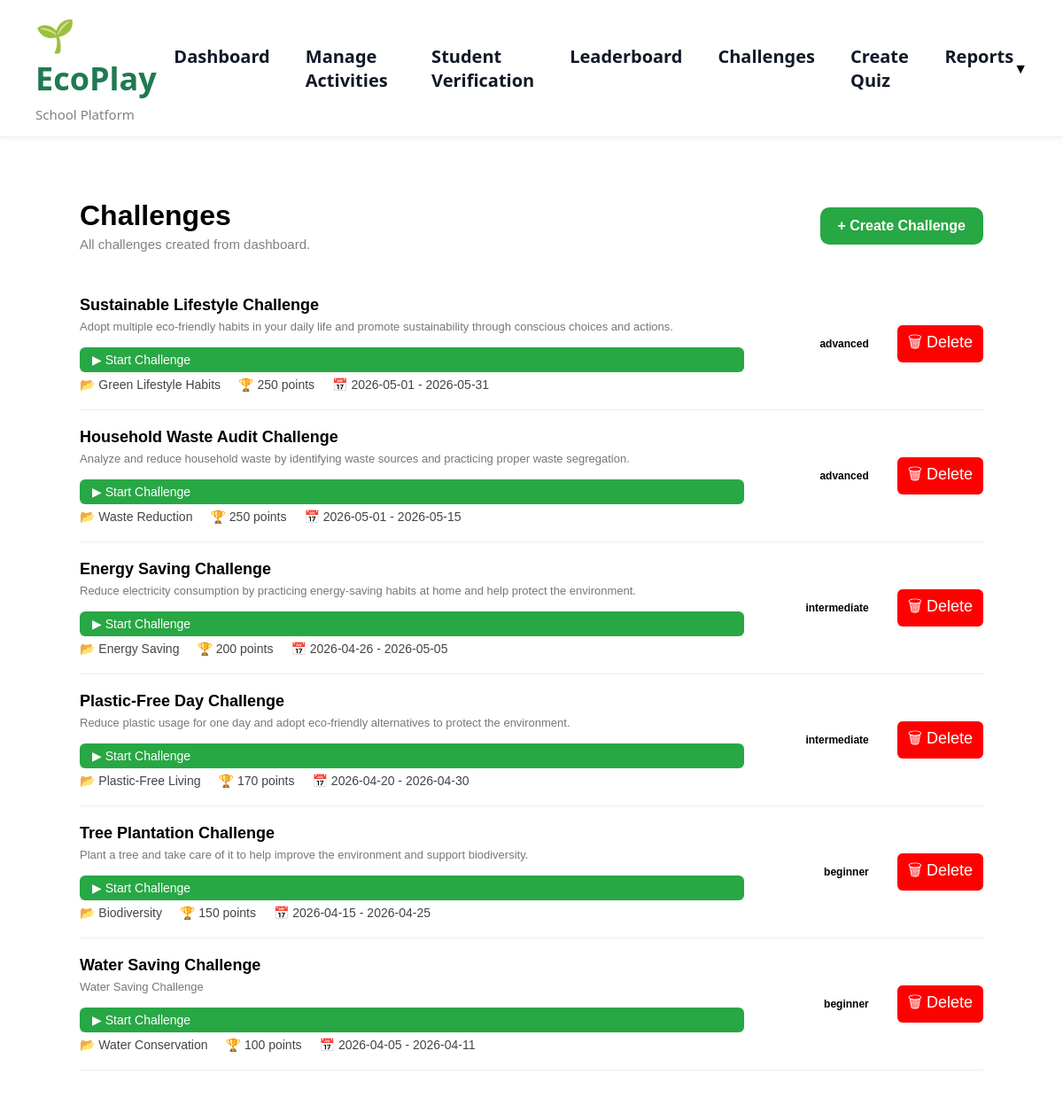
/challenges, run on the app's committed database.
### tables this page shows
CREATE TABLE challenges(
    id INTEGER PRIMARY KEY AUTOINCREMENT,
    title TEXT,
    description TEXT,
    category TEXT,
    points INTEGER,
    time_limit INTEGER,
    difficulty TEXT,
    start_date TEXT,
    end_date TEXT,
    status TEXT DEFAULT 'active'
);

### app.py (the view)
@app.route("/challenges")
def challenges():
    conn = sqlite3.connect("database.db")
    conn.row_factory = sqlite3.Row
    cursor = conn.cursor()
    cursor.execute("SELECT * FROM challenges ORDER BY id DESC")
    challenges = cursor.fetchall()
    conn.close()
    return render_template("challenges.html", challenges=challenges)

### templates/challenges.html
{% extends "base.html" %}
{% block content %}
<link rel="stylesheet" href="{{ url_for('static', filename='manage_activities.css') }}">
<div class="activity-page">
    <div class="page-header">
        <div>
            <h1>Challenges</h1>
            <p class="subtitle">
                All challenges created from dashboard.
            </p>
        </div>
        <a href="/create-challenge" class="create-btn">
            + Create Challenge
        </a>
    </div>
    {% if challenges %}
        {% for c in challenges %}
        <div class="activity-card">
            <div class="card-top">
                <div class="card-left">
                    <h3>{{ c['title'] }}</h3>
                    <p class="description">
                        {{ c['description'] }}
                    </p>
<a href="/start_challenge/{{ c['id'] }}"
   style="
        display:inline-block;
        margin-top:10px;
        background:#28a745;
        color:white;
        padding:6px 14px;
        border-radius:6px;
        text-decoration:none;
        font-size:14px;
   ">
   ▶ Start Challenge
</a>
                    <div class="meta">
                        <span>
                            📂 {{ c['category'] }}
                        </span>
                        <span>
                            🏆 {{ c['points'] }} points
                        </span>
                        <span>
                            📅 {{ c['start_date'] }} - {{ c['end_date'] }}
                        </span>
                    </div>
                </div>
                <div class="right-actions">
                    <span class="tag difficulty {{ c['difficulty'] }}">
                        {{ c['difficulty'] }}
                    </span>
                    <a href="{{ url_for('delete_challenge', id=c['id']) }}"
                       class="delete-btn"
                       onclick="return confirm('Are you sure you want to delete this challenge?')">
                        🗑 Delete
                    </a>
                </div>
            </div>
        </div>
        {% endfor %}
    {% else %}
        <div class="empty-state">
            <p>No challenges created yet.</p>
        </div>
    {% endif %}
</div>
{% endblock %}

### templates/base.html (shortened to what this page needs)
<!DOCTYPE html>
<html lang="en">
<head>
    <link rel="stylesheet" href="{{ url_for('static', filename='style.css') }}">
</head>
<body>
<div class="navbar">
    <div class="logo-section">
        <div class="logo">🌱 EcoPlay</div>
        <div class="subtitle">School Platform</div>
    </div>
    <div class="menu">
        <a href="/dashboard">Dashboard</a>
        <a href="{{ url_for('manage_activities') }}">Manage Activities</a>
        <a href="/verify">Student Verification</a>
        <a href="{{ url_for('leaderboard') }}">Leaderboard</a>
        <a href="/challenges">Challenges</a>
        <a href="{{ url_for('create_quiz') }}">Create Quiz</a>
        <a href="/reports">Reports</a>
    </div>
    <div class="user-menu">
        <span onclick="toggleMenu()" class="user-name">
            {{ session.username }} ▼
        </span>
    </div>
</div>
<div class="main-wrapper">
    {% block content %}{% endblock %}
</div>
</body>
</html>

### static/style.css (style rules this page uses)
* { margin: 0; padding: 0; box-sizing: border-box; }
body { font-family: Arial, sans-serif; background: #f9fafb; }
.navbar { display: flex; align-items: center; justify-content: space-between; padding: 22px 60px; background: #ffffff; border-bottom: 1px solid #eee; }
.logo { font-size: 36px; font-weight: 800; color: #1f7a4f; }
.subtitle { font-size: 15px; color: #6b7280; }
.menu { display: flex; gap: 40px; }
.menu a { font-size: 20px; font-weight: 600; text-decoration: none; color: #111827; }
.page-header { display: flex; justify-content: space-between; align-items: center; margin-bottom: 30px; }
.page-header h1 { font-size: 28px; font-weight: 700; }
.page-header p { color: #6b7280; margin-top: 5px; }
body { font-family: Arial, sans-serif; background: #f4f6f9; margin: 0; padding: 0; }
.delete-btn { background: red; color: white; padding: 6px 12px; border-radius: 6px; text-decoration: none; }
.activity-page { padding: 30px; font-family: Arial, sans-serif; }
.page-header { display: flex; justify-content: space-between; align-items: center; margin-bottom: 25px; }
.page-header h1 { font-size: 32px; margin: 0; }
.page-header p { margin-top: 5px; color: gray; }
.create-btn { background: #28a745; color: white; padding: 12px 18px; border-radius: 10px; text-decoration: none; font-weight: bold; }
.activity-card { border-bottom: 1px solid #eee; padding: 20px 0; }
.card-top { display: flex; justify-content: space-between; gap: 20px; }
.activity-card h3 { margin: 0; }
.activity-card p { color: gray; margin: 6px 0 12px; }
.meta { display: flex; flex-wrap: wrap; gap: 15px; font-size: 14px; color: #444; }
.tag { padding: 5px 10px; border-radius: 20px; font-size: 12px; text-transform: lowercase; font-weight: bold; }
.right-actions { display: flex; align-items: center; gap: 10px; }
.activity-page { padding: 40px; }
.subtitle { color: gray; margin-top: 6px; }
.create-btn { background: #28a745; color: white; padding: 12px 20px; border-radius: 10px; text-decoration: none; font-weight: bold; }
.card-top { display: flex; justify-content: space-between; align-items: flex-start; }
.description { color: #555; margin: 8px 0 12px; }
.meta { display: flex; gap: 20px; font-size: 14px; color: #444; }
.tag { padding: 6px 12px; border-radius: 20px; font-size: 12px; font-weight: bold; text-transform: lowercase; }
.delete-btn { text-decoration: none; font-size: 18px; margin-left: 8px; cursor: pointer; }
.card-top { display: flex; justify-content: space-between; align-items: center; }
.card-left { width: 75%; }
.right-actions { width: 25%; display: flex; align-items: center; justify-content: flex-end; gap: 10px; flex-wrap: wrap; }
.delete-btn { background: red; color: white; padding: 6px 12px; border-radius: 6px; text-decoration: none; margin-left: 10px; }
.activity-page { padding: 20px; background-color: white; }
body { background-image: url("/static/images/ecoplay_bg.png"); background-size: cover; background-position: center; background-repeat: no-repeat; height: 100vh; }
body { margin:0; font-family: "Segoe UI", sans-serif; background: linear-gradient(120deg,#e8f5e9,#e3f2fd); }
.main-wrapper { width:100%; min-height:100vh; padding:50px 70px; }
html, body, #root, .app { background:white !important; }
.user-menu { position: relative; display: inline-block; cursor: pointer; }
.user-name { font-weight: bold; }
.navbar { display: flex; align-items: center; justify-content: space-between; padding: 10px 40px; background-color: #f5f5f5; }
body { margin: 0; font-family: 'Segoe UI', Arial, sans-serif; background: #f4f7fb; }
.navbar { display: flex; justify-content: space-between; align-items: center; padding: 15px 40px; background: white; box-shadow: 0 2px 8px rgba(0,0,0,0.05); }
.card-left { display: flex; flex-direction: column; gap: 6px; }
.card-left h3 { margin: 0; font-size: 18px; }
.card-left p { margin: 0; font-size: 13px; color: #777; }

### data on the page
challenges: title "Sustainable Lifestyle Challenge", description "Adopt multiple eco-friendly habits in your daily life and promote sustainability through conscious choices and actions.", category "Green Lifestyle Habits", points "250", start_date "2026-05-01", end_date "2026-05-31", difficulty "advanced"
challenges: title "Household Waste Audit Challenge", description "Analyze and reduce household waste by identifying waste sources and practicing proper waste segregation.", category "Waste Reduction", points "250", start_date "2026-05-01", end_date "2026-05-15", difficulty "advanced"
challenges: title "Energy Saving Challenge", description "Reduce electricity consumption by practicing energy-saving habits at home and help protect the environment.", category "Energy Saving", points "200", start_date "2026-04-26", end_date "2026-05-05", difficulty "intermediate"
challenges: title "Plastic-Free Day Challenge", description "Reduce plastic usage for one day and adopt eco-friendly alternatives to protect the environment.", category "Plastic-Free Living", points "170", start_date "2026-04-20", end_date "2026-04-30", difficulty "intermediate"
challenges: title "Tree Plantation Challenge", description "Plant a tree and take care of it to help improve the environment and support biodiversity.", category "Biodiversity", points "150", start_date "2026-04-15", end_date "2026-04-25", difficulty "beginner"
challenges: title "Water Saving Challenge", description "Water Saving Challenge", category "Water Conservation", points "100", start_date "2026-04-05", end_date "2026-04-11", difficulty "beginner"
